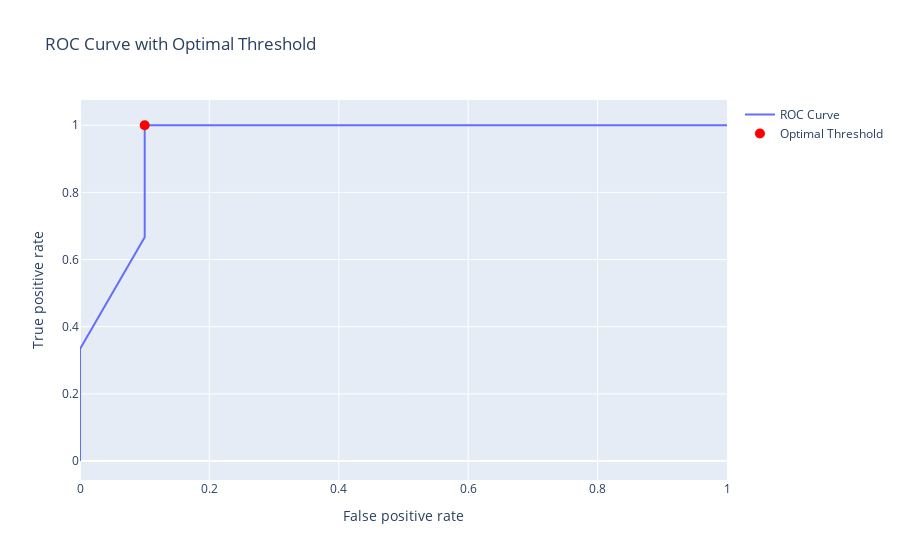

Notebook cell for this chart:
### Code cell
find_optimal_auc_threshold(true, pred)

### Figure 1 — Plotly figure (JSON) as saved in the notebook; plotly's stock layout.template omitted (floating-point values rounded to 4 significant figures)
{"data": [{"mode": "lines", "name": "ROC Curve", "type": "scatter", "x": [0, 0, 0.1, 0.1, 0.4, 0.6, 0.8, 1], "y": [0, 0.3333, 0.6667, 1, 1, 1, 1, 1]}, {"marker": {"color": "red", "size": 10, "symbol": "circle"}, "mode": "markers", "name": "Optimal Threshold", "type": "scatter", "x": [0.1], "y": [1]}], "layout": {"showlegend": true, "title": {"text": "ROC Curve with Optimal Threshold"}, "xaxis": {"title": {"text": "False positive rate"}}, "yaxis": {"title": {"text": "True positive rate"}}}}
